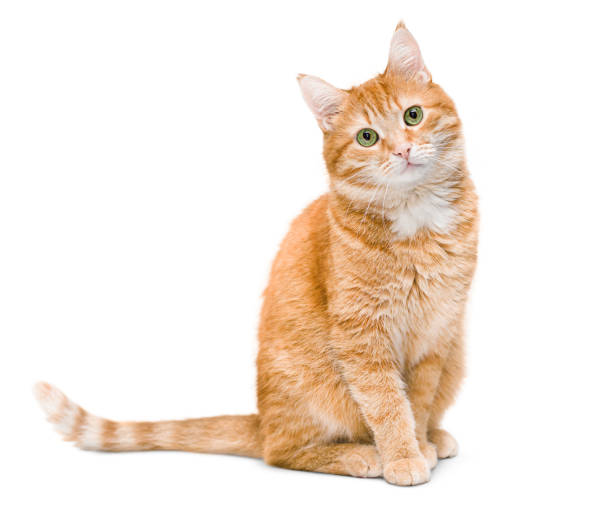
#> input picture PHOTOS/cat.jpg, 612 x 531 px
$ python 'pythonnew 3.py'
#> lines starting #> are read from the running program, lines starting #| are printed output that depends on the picture; after the words box and inside, x2 and y2 are one past the last pixel; in counts of white or black regions, pixels touching at a corner belong together
import cv2 as cv
import numpy as np
img = cv.imread('PHOTOS/cat.jpg')
#> img is the input picture: shape (531, 612, 3); mean B, G, R 224.7, 234.5, 245.6
# Convert the image to grayscale


gray = cv.cvtColor(img,cv.COLOR_BGR2GRAY)
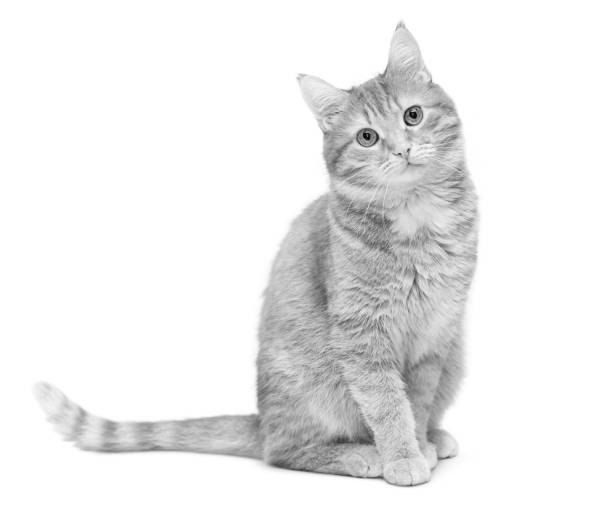
#> gray: shape (531, 612); min 2, max 255, mean 236.7
cv.imshow('Gray',gray)#

# Apply Gaussian blur to the grayscale image

blur = cv.GaussianBlur(img,(9,9),cv.BORDER_DEFAULT)
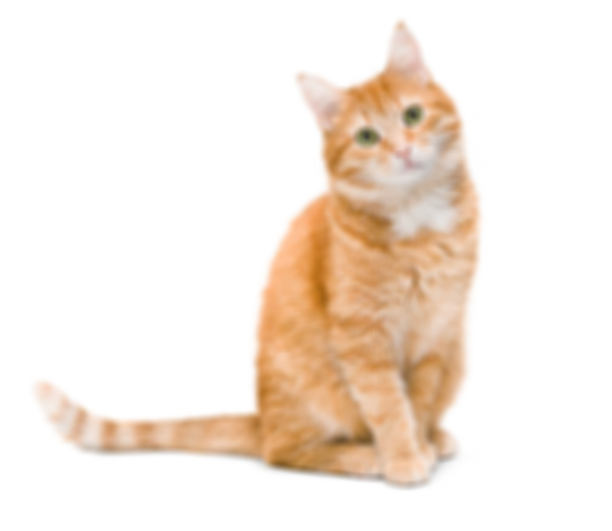
#> blur: shape (531, 612, 3); mean B, G, R 224.7, 234.5, 245.6

canny = cv.Canny(img,125,90)
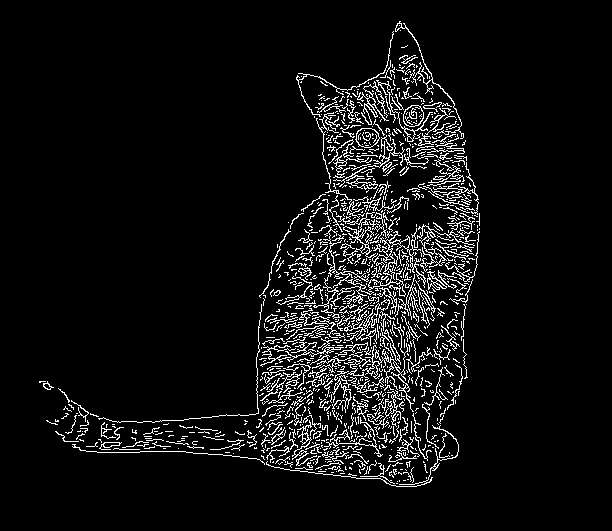
#> canny: shape (531, 612); 6.4% white in thin lines or dots, all inside (x1, y1, x2, y2) = (39, 21, 480, 487)

#Dialate the edges detected by Canny
dilated = cv.dilate(canny,(7,9) , iterations = 3)
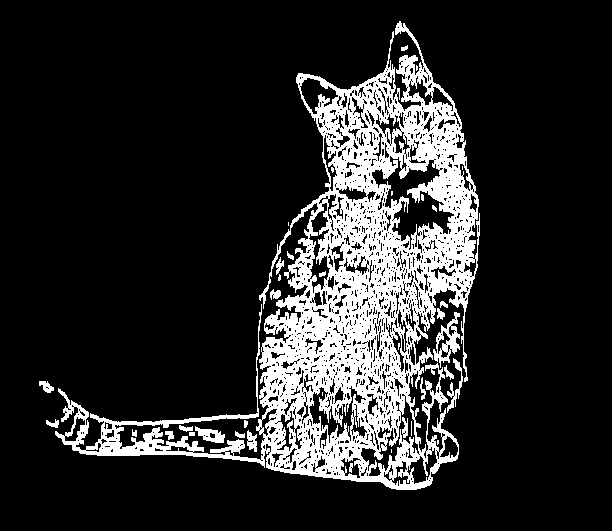
#> dilated: shape (531, 612); 16.3% white; 38 white regions (13 under 20 px), largest, box (x1, y1, x2, y2) and area: (55, 21, 480, 490) 50497, (433, 312, 460, 368) 579, (195, 426, 225, 443) 269
cv.imshow('dialted',dilated)

#resize the image
resized = cv.resize(img,(200,1000))
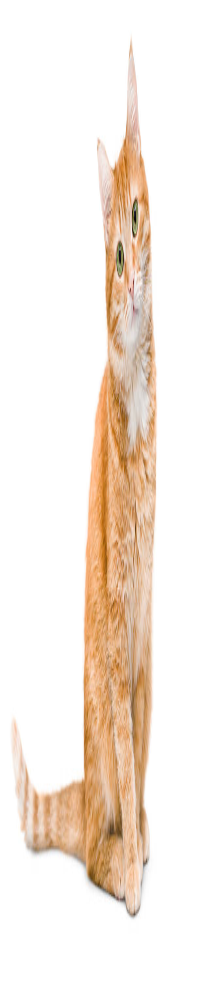
#> resized: shape (1000, 200, 3); mean B, G, R 224.6, 234.4, 245.5
cv.imshow('resized',resized)

#crop the image

cropped = img[50:200,200:787]
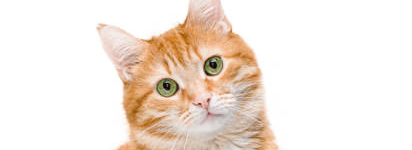
#> cropped: shape (150, 412, 3); mean B, G, R 223.9, 232.7, 243.4
cv.imshow('cropped',cropped)

#Traslation of the image

def Translate(img,x,y):
#> called with x = 84, y = 120
    transMat = np.float32([[1,0,x],[0,1,y]])
    dimensions = (img.shape[1],img.shape[0])
#> dimensions = (612, 531)
    return cv.warpAffine(img, transMat, dimensions)
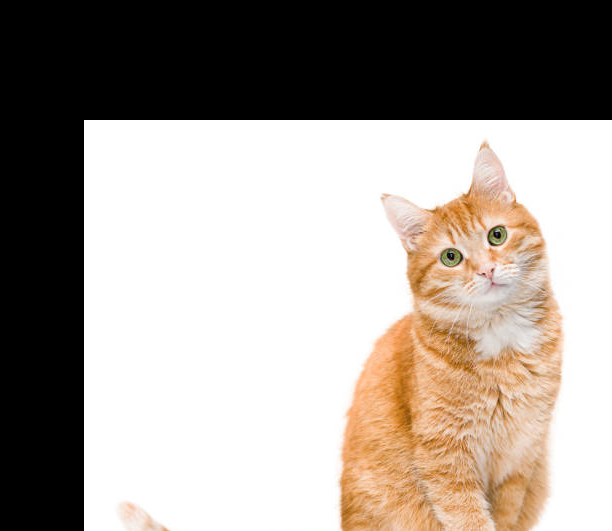
#> returned value: shape (531, 612, 3); mean of channels 0, 1, 2 147.3, 154.8, 163.5; drawn as B, G, R

translated = Translate(img, 84, 120)
cv.imshow('Translated Image', translated)

# Display the translated image


cv.imshow('canny',canny)
cv.imshow('Blur',blur)
cv.waitKey(0)  # Wait for a key press to close the window
